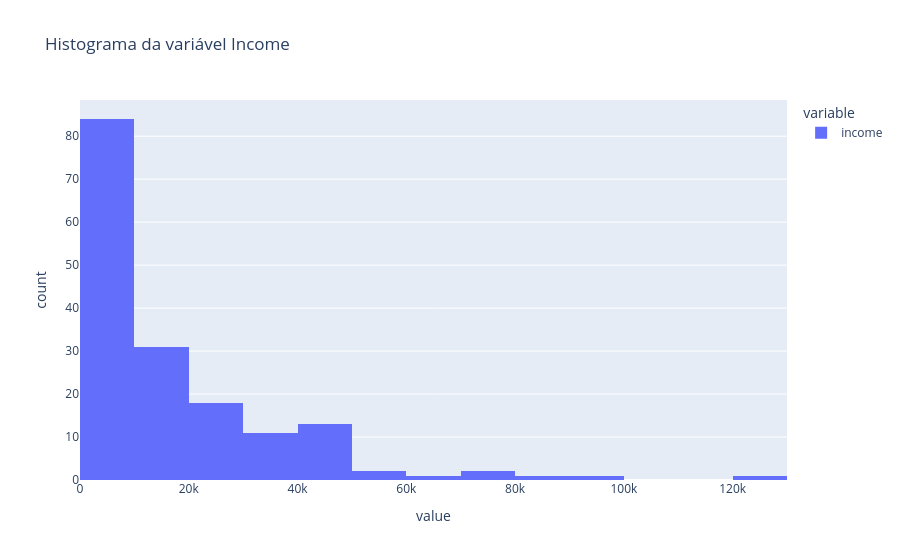

Source (notebook cell):
### Code cell
# Distribuição da variável income
px.histogram(df_countries['income'], title='Histograma da variável Income')

### Figure 1 — Plotly figure (JSON) as saved in the notebook; plotly's stock layout.template omitted (floating-point values rounded to 4 significant figures; data arrays with more than 128 entries replaced by an {"elided": "..."} marker saying what was removed)
{"data": [{"bingroup": "x", "hovertemplate": "variable=income<br>value=%{x}<br>count=%{y}<extra></extra>", "legendgroup": "income", "marker": {"color": "#636efa", "pattern": {"shape": ""}}, "name": "income", "orientation": "v", "showlegend": true, "type": "histogram", "x": {"elided": "165 int values"}, "xaxis": "x", "yaxis": "y"}], "layout": {"barmode": "relative", "legend": {"title": {"text": "variable"}, "tracegroupgap": 0}, "title": {"text": "Histograma da variável Income"}, "xaxis": {"anchor": "y", "domain": [0, 1], "title": {"text": "value"}}, "yaxis": {"anchor": "x", "domain": [0, 1], "title": {"text": "count"}}}}
